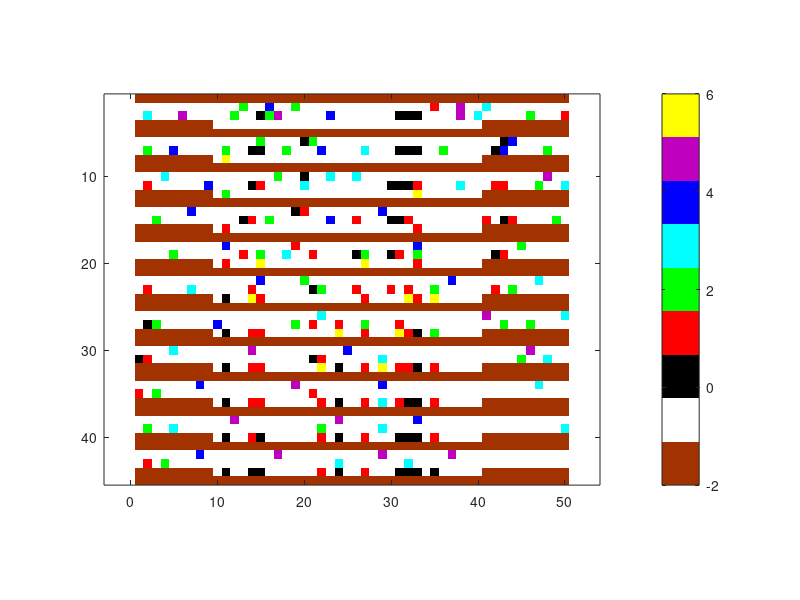

Write the MATLAB code that produced this figure.
clear;
clc;
X = importdata('test_data.txt');
mymap = [0.6350 0.2 0 %-2
     1 1 1 %-1
     0 0 0 %0
     1 0 0 %1
     0 1 0 %2
     0 1 1 %3
     0 0 1 %4
     0.75, 0, 0.75 %5
     1 1 0];%6
max_prob_ch_hispe = 0.65;
new_car_prob = 0.6; 
dec_prob = 0.25;
full_road = zeros(41,60);
full_road(:,:) = -2;
lane(2,:) = X(:,2)';%initialize slow lane
lane(1,:) = -1;%initialize fast lane
[d,c] = size(lane);
par_slots = zeros(1,c);
par_slots(1,:) = -2;
par_slots(1,10:c-20) = -1;
lane(3,:) = par_slots;
index_lane1 = randsample(50,6)';%random car positions on fast lane
index_lane2 = randsample(50,10)';%random car positions on slow lane
lane(1,index_lane1) = randi([0 5],1,6);
%lane(2,index_lane2) = randi([0 5],1,10);%random speed of the moving cars
[iter,~] = size(full_road);
%lane = [-1 3 -1 -1 -1 5 -1 -1 -1 -1 -1 2 -1 -1 0 2 5 -1 -1 -1 -1 -1 4 -1 -1 -1 -1 -1 -1 -1 0 0 0 -1 -1 -1 -1 5 -1 3 -1 -1 -1 -1 -1 2 -1 -1 -1 1 -1 -1 -1 -1 -1 -1 -1 -1 -1 -1];
%lane = [-1 -1 -1 4 -1 -1 -1 -1 -1 -1 -1 -1 -1 -1 -1 -1 -1 -1 -1 -1 5 -1 -1 -1 -1 -1 5 -1 -1 -1 -1 -1 -1 0 0 -1 1 -1 -1 -1 -1 -1 -1 -1 4 -1 -1 -1 -1 5 -1 -1 -1 -1 -1 -1 -1 -1 -1 -1];
full_road(2,:)=lane(1,:);
full_road(3,:)=lane(2,:);
full_road(4,:) = par_slots;
full_road(iter+4,:) = -2;
%signals = zeros(d+1,c);
drawnow;
imagesc(full_road(:,1:50));
colormap(mymap); axis equal;
colorbar
for e=4:4:iter
    signals = zeros(d+1,c);
    if ((lane(2,1) == -1) && (rand(1)>1-new_car_prob))%new cars
        lane(2,1) = 1;
    end
    lane(1:2,51:60) = -1;%clear cars after 50 index
    for j=c-10:-1:1
        for i=1:d
%            if((signals(i,j)==-1))
%                
%            elseif((signals(i,j)==1) && lane(1,j)==-1)
%                lane(1,j) = lane(i,j);
%                lane(i,j) = -1;
%                signals(i,j) = 0;
%            end
           moved = 0;
           speed = lane(i,j); %current speed of the car
           if(speed>=0)
              if(speed<5)
                  %Rule 1#acceleration
                  if(lane(i,j+1:j+speed+1)==-1)
                      lane(i,j) = -1;
                      lane(i,j+speed) = speed + 1;
                      next_speed = lane(i,j+speed);
                      moved = 1;
                  end   
              end

    %          pause(0.4)
    %          drawnow;
    %          imagesc(road(:,1:50));
    %          colormap(mymap); axis equal;

              if(lane(i,j+1:j+speed)==-1)
                  lane(i,j) = -1;
                  lane(i,j+speed) = speed;
                  next_speed = lane(i,j+speed);
                  moved = 1;
              end

              %Rule 2#breaking 
              if(moved)
                  if(max(lane(i,j+speed+1:j+speed+next_speed))~=-1)
                      found = 0;
                      count = 0;
                      for k=j+1+speed:j+speed+next_speed
                          count = count+1;
                          if((~found)&&(lane(i,k)>=0))
                              found = 1;
                              lane(i,j+speed) = count-1;
                          end
                      end
                  end
              else
                  if(max(lane(i,j+1:j+speed))~=-1)
                      found = 0;
                      count = 0;
                      for k=j+1:j+speed
                          count = count+1;
                          if((~found)&&(lane(i,k)>=0))
                              found = 1;
                              lane(i,j) = -1;
                              lane(i,j+count-1) = 0;
                          end
                      end
                  end
              end

    %         pause(0.4)
    %         drawnow;
    %         imagesc(road(:,1:50));
    %         colormap(mymap); axis equal;
           end
        end
    end

    %Rule3#random speed decrease
    decreased = 0;
    for j=c-10:-1:1      
        for i=1:d+1          
            rand_dec = lane(i,j);
            if(rand_dec>0 && rand_dec<=5)
                if ((lane(i,j) ~= -1) && (rand(1)>1-dec_prob))
                    lane(i,j) = rand_dec-1;
                    decreased = 1;
                end
            end
            if (decreased)
                rand_dec = rand_dec-1;
            end
            %Signal indication for lane change
            if((rand_dec>0)   &&((rand(1)*(rand_dec/5))>1-max_prob_ch_hispe))
                signals(i,j) = 1;
             elseif((rand_dec>0)  &&(rand(1)*((6-rand_dec)/5)>1-0.55))
                 signals(i,j) = -1;
            end
        end
    end
    
    %flash
    for i=1:3
        if(i<3)
            idx_l = find(signals(i+1,:)==1);
            vac_sp_l = lane(i,idx_l)==-1;
            lane(i,idx_l(vac_sp_l)) = 6;
        end
        if(i>=2)
            idx_r = find(signals(i-1,:)==-1);
            vac_sp_r = lane(i,idx_r)==-1;
            lane(i,idx_r(vac_sp_r)) = 6;
        end
   

    %copy lane to time diagram
    full_road(e+2,:) = lane(1,:);
    full_road(e+3,:) = lane(2,:);
    full_road(e+4,:) = lane(3,:);
    
    %plot lane-time
    drawnow;
    imagesc(full_road(:,1:50));
    colormap(mymap); axis equal;
    colorbar
    %for i=1:3
        if(i<3)
            lane(i,idx_l(vac_sp_l)) = lane(i+1,idx_l(vac_sp_l));
            lane(i+1,idx_l(vac_sp_l)) = -1;
            signals(i+1,idx_l(vac_sp_l)) = 0;
        end
        if(i>=2)
            lane(i,idx_r(vac_sp_r)) = lane(i-1,idx_r(vac_sp_r));
            lane(i-1,idx_r(vac_sp_r)) = -1;
            signals(i-1,idx_r(vac_sp_r)) = 0;
        end
    end
end